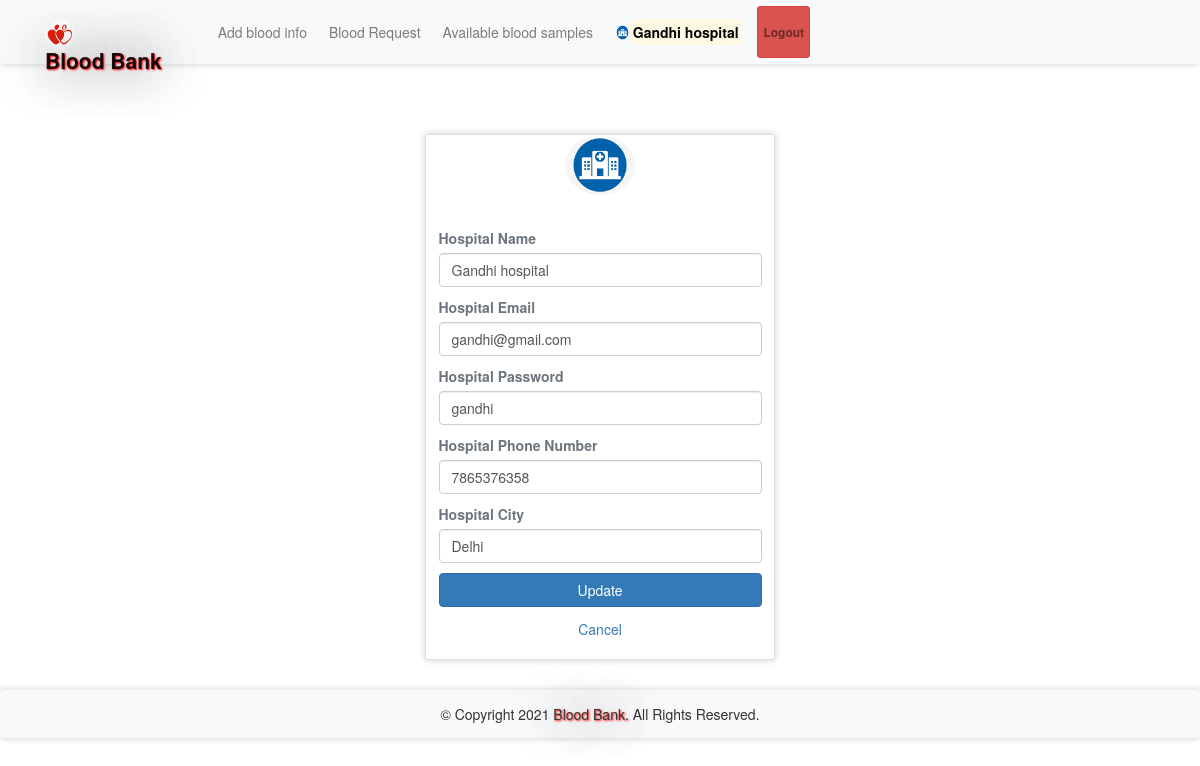
Screenshot of /hprofile.php (signed in) with the database file from the repository.
### tables this page shows
CREATE TABLE `hospitals` (
  `id` int(11) NOT NULL AUTO_INCREMENT,
  `hname` varchar(100) NOT NULL,
  `hemail` varchar(100) NOT NULL,
  `hpassword` varchar(100) NOT NULL,
  `hphone` varchar(100) NOT NULL,
  `hcity` varchar(100) NOT NULL,
  `haccepted` int(11) NOT NULL DEFAULT 0,
  `hrejected` int(11) NOT NULL DEFAULT 0,
  PRIMARY KEY (`id`),
  UNIQUE KEY `hemail` (`hemail`)
);

### hprofile.php (the view, shortened to what this page needs)
<?php
require 'file/connection.php';
if(!isset($_SESSION['hid']))
{
  header('location:login.php');
}
else {
	if(isset($_SESSION['hid'])){
		$id=$_SESSION['hid'];
		$sql = "SELECT * FROM hospitals WHERE id='$id'";
		$result = mysqli_query($conn, $sql);
		$row = mysqli_fetch_array($result);
	}
}
?>
<!DOCTYPE html>
<html>
<?php require 'head.php';?>
<body>
	<?php require 'header.php'; ?>
	<div class="container cont">
		<div class="row justify-content-center">
			<div class="col-lg-4 col-md-4 col-sm-6 mb-5">
				<div class="card">
					<div class="media justify-content-center mt-1">
						<img src="image/hospital.png" alt="profile" class="rounded-circle" width="70" height="60">
					</div>
					<div class="card-body">
					   <form action="file/updateprofile.php" method="post">
					   	<label class="text-muted font-weight-bold" class="text-muted font-weight-bold">Hospital Name</label>
						<input type="text" name="hname" value="<?php echo $row['hname']; ?>" class="form-control mb-3">
						<label class="text-muted font-weight-bold">Hospital Email</label>
						<input type="email" name="hemail" value="<?php echo $row['hemail']; ?>" class="form-control mb-3">
						<label class="text-muted font-weight-bold">Hospital Password</label>
						<input type="text" name="hpassword" value="<?php echo $row['hpassword']; ?>" class="form-control mb-3">
						<label class="text-muted font-weight-bold">Hospital Phone Number</label>
						<input type="text" name="hphone" value="<?php echo $row['hphone']; ?>" class="form-control mb-3">
						<label class="text-muted font-weight-bold">Hospital City</label>
						<input type="text" name="hcity" value="<?php echo $row['hcity']; ?>" class="form-control mb-3">
						<input type="submit" name="update" class="btn btn-block btn-primary" value="Update">
					   </form>
					</div>
					<a href="index.php" class="text-center">Cancel</a><br>
				</div>
			</div>
		</div>
	</div>
	<?php require 'footer.php'; ?>
</body>
</html>

### css/style.css (style rules this page uses)
.cont { padding-top: 40px; text-align: justify; font-size: 1em; }
.card ,nav, .footer,tr,video { border-radius: 3px; transition: all 200ms ease-out; box-shadow: 0px 0px 7px rgba(0, 0, 0, 0.2); }
.rounded-circle { margin-top: -2.5px; }
form { padding-top: 20px; }
a:link { text-decoration: none; }

### rows the page displays
hospitals: hname "Gandhi hospital", hemail "gandhi@gmail.com", hpassword "gandhi", hphone "7865376358", hcity "Delhi"

### other values shown
$_SESSION['hname'] "Gandhi hospital"
